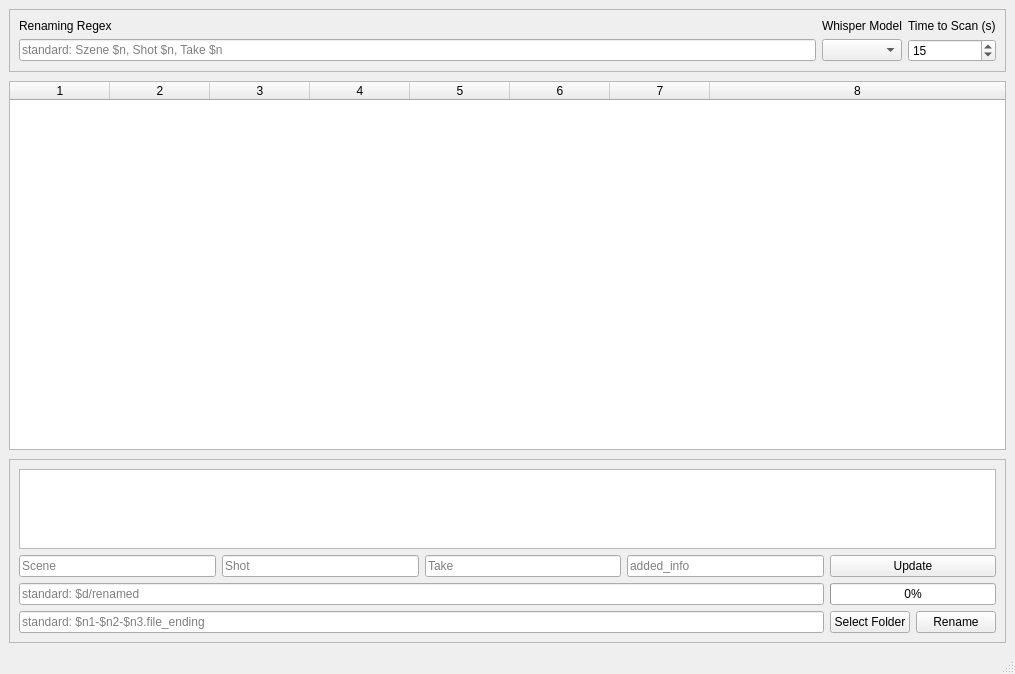
<?xml version="1.0" encoding="UTF-8"?>
<ui version="4.0">
 <class>MainWindow</class>
 <widget class="QMainWindow" name="MainWindow">
  <property name="enabled">
   <bool>true</bool>
  </property>
  <property name="geometry">
   <rect>
    <x>0</x>
    <y>0</y>
    <width>1015</width>
    <height>674</height>
   </rect>
  </property>
  <property name="windowTitle">
   <string>TakeNamer</string>
  </property>
  <widget class="QWidget" name="centralwidget">
   <layout class="QVBoxLayout" name="verticalLayout_2" stretch="0,2,1">
    <property name="spacing">
     <number>9</number>
    </property>
    <property name="leftMargin">
     <number>9</number>
    </property>
    <property name="topMargin">
     <number>9</number>
    </property>
    <property name="rightMargin">
     <number>9</number>
    </property>
    <property name="bottomMargin">
     <number>9</number>
    </property>
    <item>
     <widget class="QFrame" name="topFrame">
      <property name="frameShape">
       <enum>QFrame::Shape::StyledPanel</enum>
      </property>
      <property name="frameShadow">
       <enum>QFrame::Shadow::Raised</enum>
      </property>
      <layout class="QGridLayout" name="gridLayout" columnstretch="1,0,0,0,0">
       <item row="1" column="4">
        <widget class="QSpinBox" name="time_spin">
         <property name="showGroupSeparator" stdset="0">
          <bool>false</bool>
         </property>
         <property name="value">
          <number>15</number>
         </property>
        </widget>
       </item>
       <item row="1" column="3">
        <widget class="QComboBox" name="model_combo">
         <property name="placeholderText">
          <string>Model</string>
         </property>
        </widget>
       </item>
       <item row="1" column="0" colspan="3">
        <widget class="QLineEdit" name="regex_input">
         <property name="text">
          <string/>
         </property>
         <property name="placeholderText">
          <string>standard: Szene $n, Shot $n, Take $n</string>
         </property>
        </widget>
       </item>
       <item row="0" column="0">
        <widget class="QLabel" name="label">
         <property name="text">
          <string>Renaming Regex</string>
         </property>
         <property name="scaledContents">
          <bool>false</bool>
         </property>
         <property name="wordWrap">
          <bool>false</bool>
         </property>
        </widget>
       </item>
       <item row="0" column="3">
        <widget class="QLabel" name="label_2">
         <property name="text">
          <string>Whisper Model</string>
         </property>
         <property name="scaledContents">
          <bool>false</bool>
         </property>
         <property name="wordWrap">
          <bool>false</bool>
         </property>
        </widget>
       </item>
       <item row="0" column="4">
        <widget class="QLabel" name="label_3">
         <property name="text">
          <string>Time to Scan (s)</string>
         </property>
         <property name="scaledContents">
          <bool>false</bool>
         </property>
         <property name="wordWrap">
          <bool>false</bool>
         </property>
        </widget>
       </item>
      </layout>
     </widget>
    </item>
    <item>
     <widget class="DragDropTable" name="tableWidget">
      <property name="enabled">
       <bool>true</bool>
      </property>
      <property name="sizePolicy">
       <sizepolicy hsizetype="Expanding" vsizetype="Expanding">
        <horstretch>0</horstretch>
        <verstretch>0</verstretch>
       </sizepolicy>
      </property>
      <property name="acceptDrops">
       <bool>true</bool>
      </property>
      <property name="editTriggers">
       <set>QAbstractItemView::EditTrigger::NoEditTriggers</set>
      </property>
      <property name="tabKeyNavigation">
       <bool>true</bool>
      </property>
      <property name="dragEnabled">
       <bool>true</bool>
      </property>
      <property name="dragDropMode">
       <enum>QAbstractItemView::DragDropMode::DragDrop</enum>
      </property>
      <property name="alternatingRowColors">
       <bool>true</bool>
      </property>
      <property name="selectionBehavior">
       <enum>QAbstractItemView::SelectionBehavior::SelectRows</enum>
      </property>
      <property name="sortingEnabled">
       <bool>false</bool>
      </property>
      <property name="rowCount">
       <number>0</number>
      </property>
      <property name="columnCount">
       <number>8</number>
      </property>
      <attribute name="horizontalHeaderCascadingSectionResizes">
       <bool>false</bool>
      </attribute>
      <attribute name="horizontalHeaderShowSortIndicator" stdset="0">
       <bool>false</bool>
      </attribute>
      <attribute name="horizontalHeaderStretchLastSection">
       <bool>true</bool>
      </attribute>
      <attribute name="verticalHeaderStretchLastSection">
       <bool>false</bool>
      </attribute>
      <column/>
      <column/>
      <column/>
      <column/>
      <column/>
      <column/>
      <column/>
      <column/>
     </widget>
    </item>
    <item>
     <widget class="QFrame" name="bottomFrame">
      <property name="frameShape">
       <enum>QFrame::Shape::StyledPanel</enum>
      </property>
      <property name="frameShadow">
       <enum>QFrame::Shadow::Raised</enum>
      </property>
      <layout class="QGridLayout" name="verticalLayout" rowstretch="0,0,0,0" columnstretch="0,0,0,0,0">
       <item row="2" column="0" colspan="4">
        <widget class="QLineEdit" name="output_folder_input">
         <property name="text">
          <string/>
         </property>
         <property name="readOnly">
          <bool>false</bool>
         </property>
         <property name="placeholderText">
          <string>standard: $d/renamed</string>
         </property>
        </widget>
       </item>
       <item row="0" column="0" colspan="5">
        <widget class="QPlainTextEdit" name="transcript_display">
         <property name="readOnly">
          <bool>true</bool>
         </property>
        </widget>
       </item>
       <item row="1" column="3">
        <widget class="QLineEdit" name="lineEdit_4">
         <property name="readOnly">
          <bool>true</bool>
         </property>
         <property name="placeholderText">
          <string>added_info</string>
         </property>
        </widget>
       </item>
       <item row="2" column="4" rowspan="2">
        <layout class="QGridLayout" name="gridLayout_4">
         <property name="sizeConstraint">
          <enum>QLayout::SizeConstraint::SetDefaultConstraint</enum>
         </property>
         <item row="1" column="1">
          <widget class="QPushButton" name="rename_button">
           <property name="text">
            <string>Rename</string>
           </property>
          </widget>
         </item>
         <item row="1" column="0">
          <widget class="QPushButton" name="folder_selection_button">
           <property name="text">
            <string>Select Folder</string>
           </property>
          </widget>
         </item>
         <item row="0" column="0" colspan="2">
          <widget class="QProgressBar" name="process_progress_bar">
           <property name="value">
            <number>0</number>
           </property>
          </widget>
         </item>
        </layout>
       </item>
       <item row="1" column="0">
        <widget class="QLineEdit" name="scene_edit">
         <property name="readOnly">
          <bool>true</bool>
         </property>
         <property name="placeholderText">
          <string>Scene</string>
         </property>
        </widget>
       </item>
       <item row="1" column="2">
        <widget class="QLineEdit" name="take_edit">
         <property name="readOnly">
          <bool>true</bool>
         </property>
         <property name="placeholderText">
          <string>Take</string>
         </property>
        </widget>
       </item>
       <item row="3" column="0" colspan="4">
        <widget class="QLineEdit" name="rename_input">
         <property name="text">
          <string/>
         </property>
         <property name="placeholderText">
          <string>standard: $n1-$n2-$n3.file_ending</string>
         </property>
        </widget>
       </item>
       <item row="1" column="4">
        <widget class="QPushButton" name="update_button">
         <property name="text">
          <string>Update</string>
         </property>
        </widget>
       </item>
       <item row="1" column="1">
        <widget class="QLineEdit" name="shot_edit">
         <property name="readOnly">
          <bool>true</bool>
         </property>
         <property name="placeholderText">
          <string>Shot</string>
         </property>
        </widget>
       </item>
      </layout>
     </widget>
    </item>
   </layout>
  </widget>
  <widget class="QMenuBar" name="menubar">
   <property name="geometry">
    <rect>
     <x>0</x>
     <y>0</y>
     <width>1015</width>
     <height>22</height>
    </rect>
   </property>
  </widget>
  <widget class="QStatusBar" name="statusbar"/>
 </widget>
 <customwidgets>
  <customwidget>
   <class>DragDropTable</class>
   <extends>QTableWidget</extends>
   <header>classes</header>
  </customwidget>
 </customwidgets>
 <resources/>
 <connections/>
</ui>
